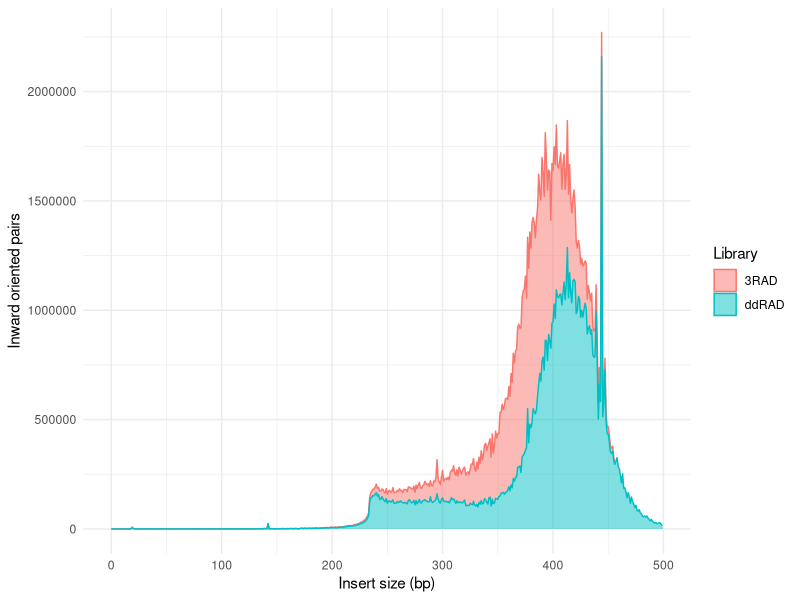

R code for this plot:
library(tidyverse)

ddrad <- read_tsv(
  "ddRAD.insert.tsv",
  col_names = c("size", "total", "inward", "outward", "other")
) |>
  mutate(library = "ddRAD")
rad3 <- read_tsv(
  "3RAD.insert.tsv",
  col_names = c("size", "total", "inward", "outward", "other")
) |>
  mutate(library = "3RAD")

all_rad <- rbind(ddrad, rad3)

insert_plot <- all_rad |>
  ggplot(aes(x = size, y = inward, fill = library, colour = library)) +
  geom_area(alpha = 0.5) +
  scale_fill_discrete(name = "Library") +
  scale_colour_discrete(name = "Library") +
  labs(x = "Insert size (bp)", y = "Inward oriented pairs") +
  theme_minimal() +
  theme(
    legend.position = "right"
  )

ggsave("insert_size.png", insert_plot)
